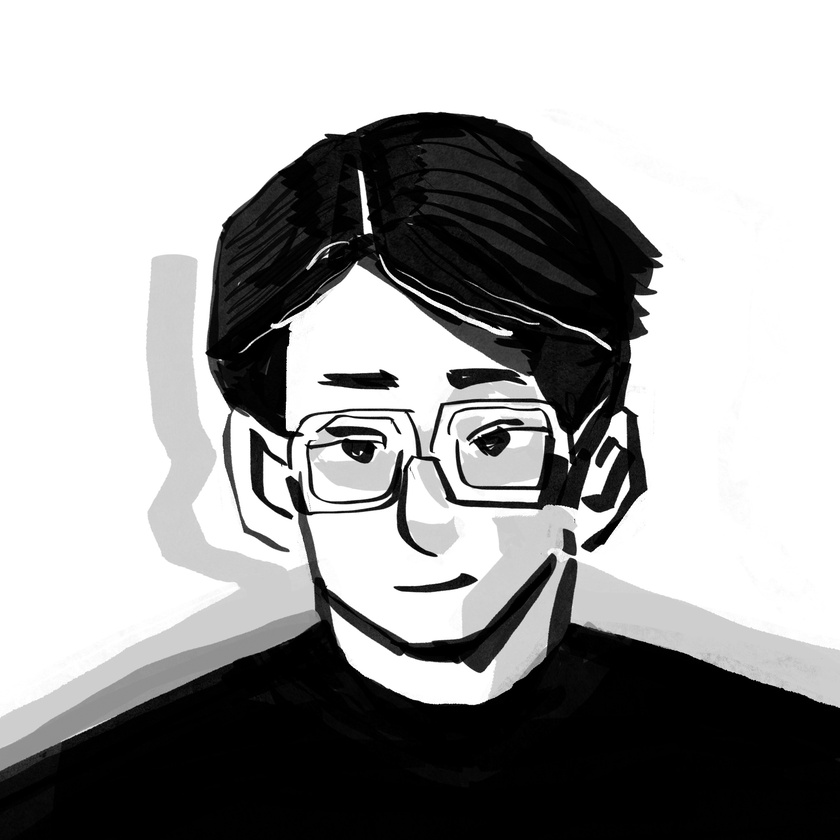
#> input picture images/OpenCV/01.jpg, 840 x 840 px, shrunk from 2048 x 2048 before the run
$ python test.py
#> lines starting #> are read from the running program, lines starting #| are printed output that depends on the picture
import cv2 as cv
img = cv.imread("01.jpg", 0)
#> img is the input picture: shape (840, 840); min 0, max 255, mean 162.2
kernel = cv.getStructuringElement(cv.MORPH_RECT, (5, 5))
dst = cv.dilate(img, kernel)
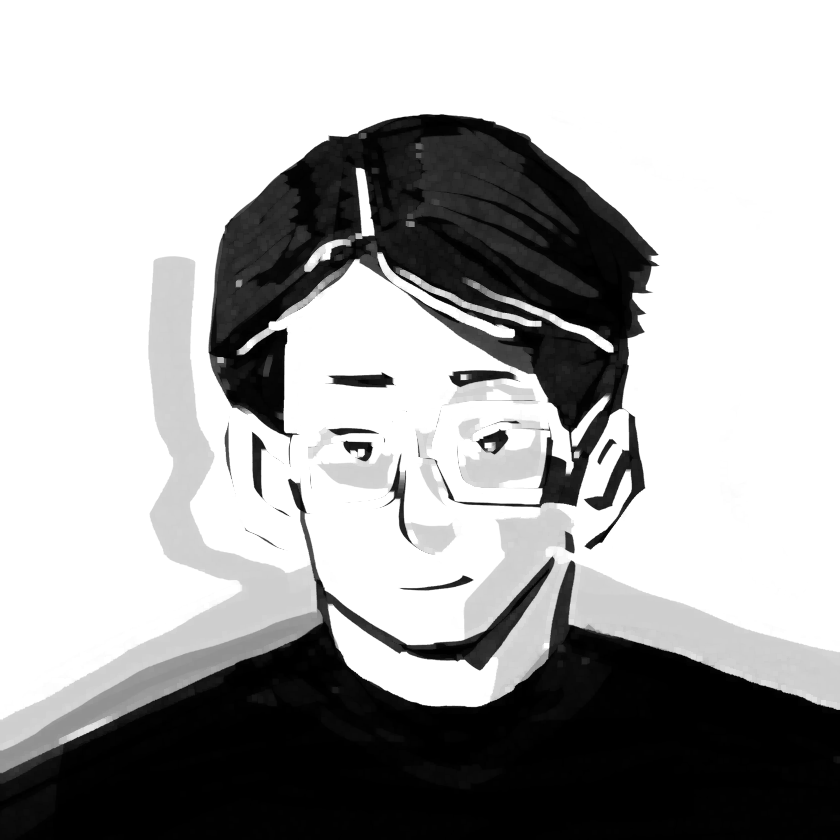
#> dst: shape (840, 840); min 0, max 255, mean 172.2
cv.imshow('src', img)
cv.imshow('dst', dst)
cv.waitKey(0)

$ run again, with images/OpenCV/02.jpg copied over images/OpenCV/01.jpg
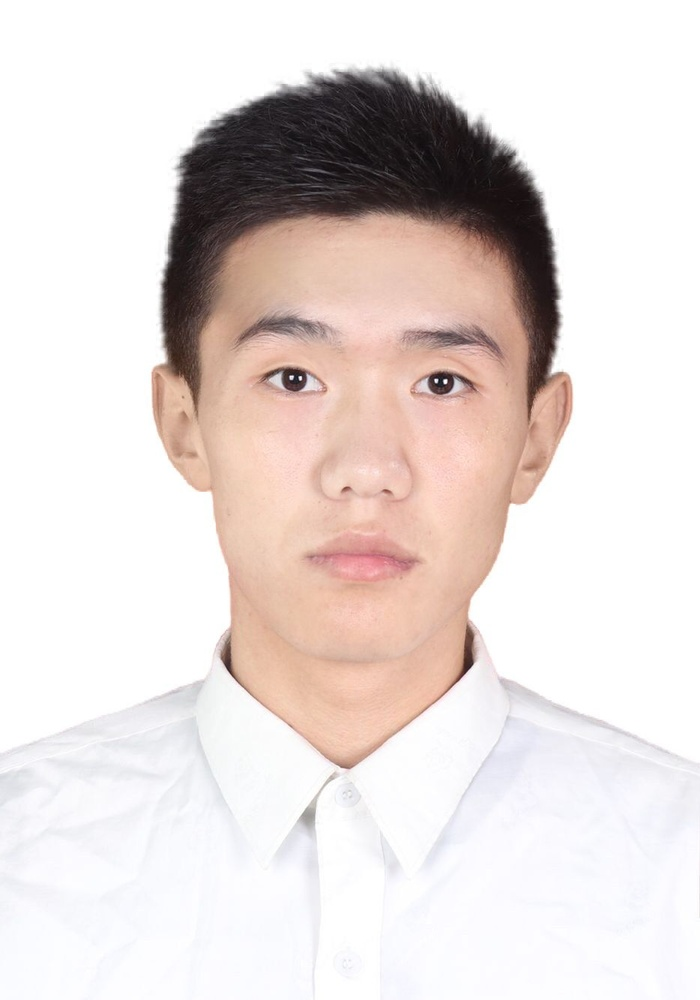
#> input picture images/OpenCV/02.jpg, 700 x 1000 px, shrunk from 934 x 1334 before the run
#> `img = cv.imread("01.jpg", 0)`:
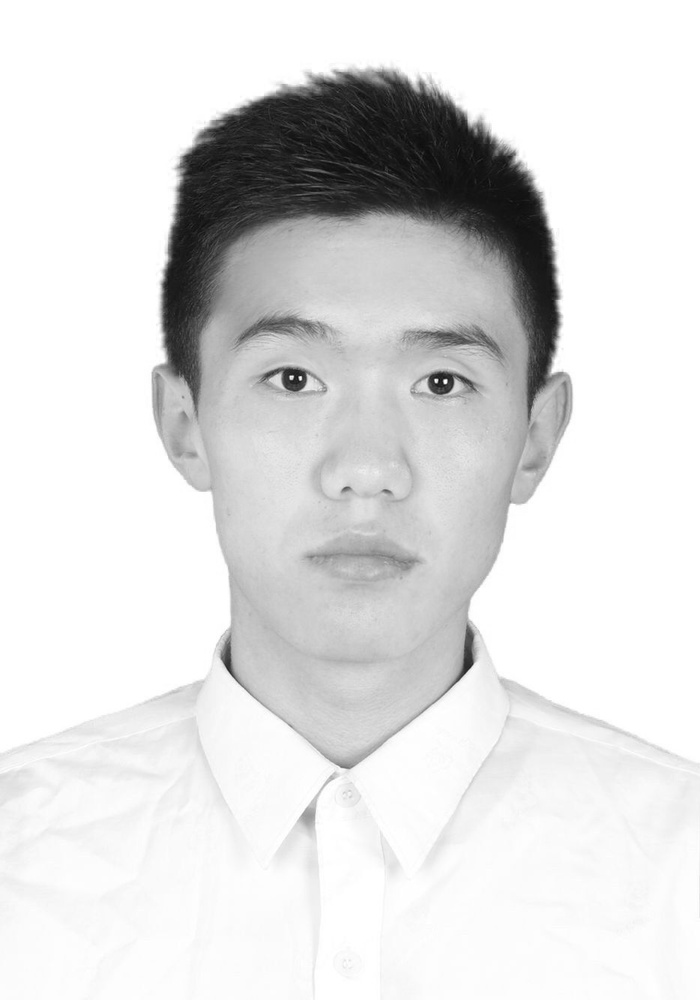
#> img: shape (1000, 700); min 10, max 255, mean 222.5
#> `dst = cv.dilate(img, kernel)`:
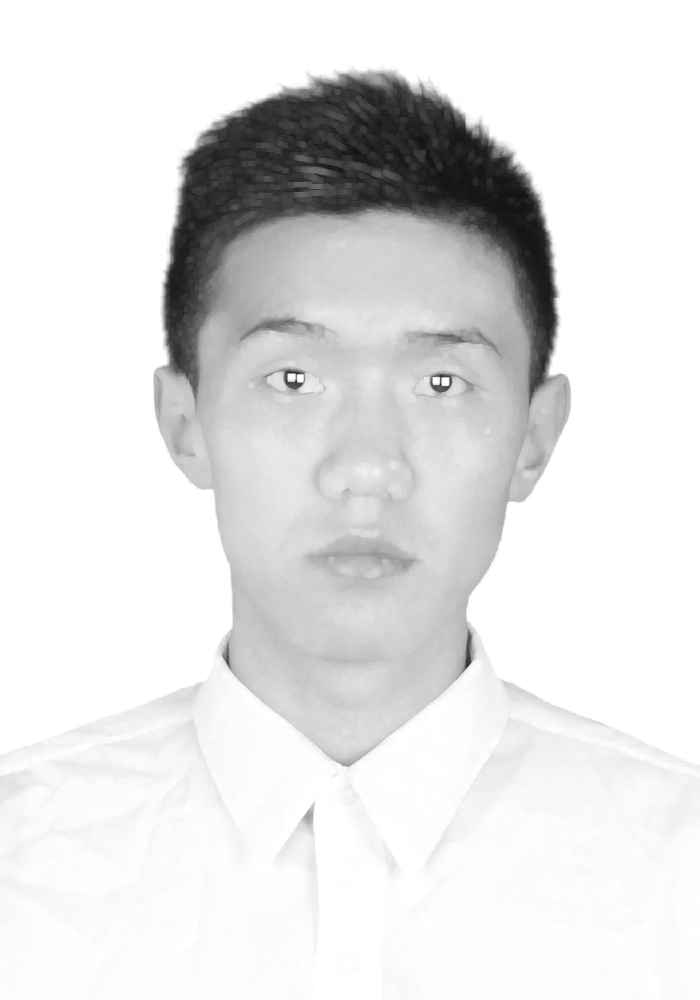
#> dst: shape (1000, 700); min 19, max 255, mean 226.7

$ run again, with images/OpenCV/image-1.png saved as images/OpenCV/01.jpg
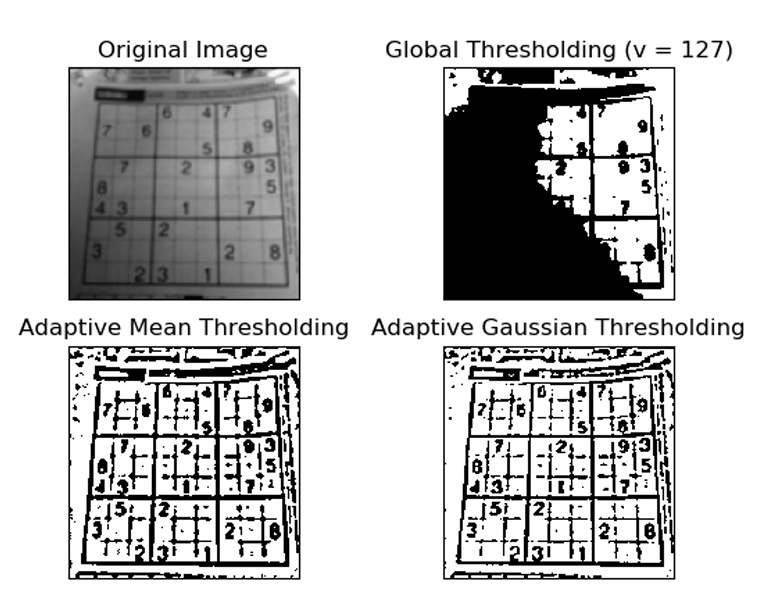
#> input picture images/OpenCV/image-1.png, 766 x 603 px
#> img is the input picture: shape (603, 766); min 0, max 255, mean 196
#> `dst = cv.dilate(img, kernel)`:
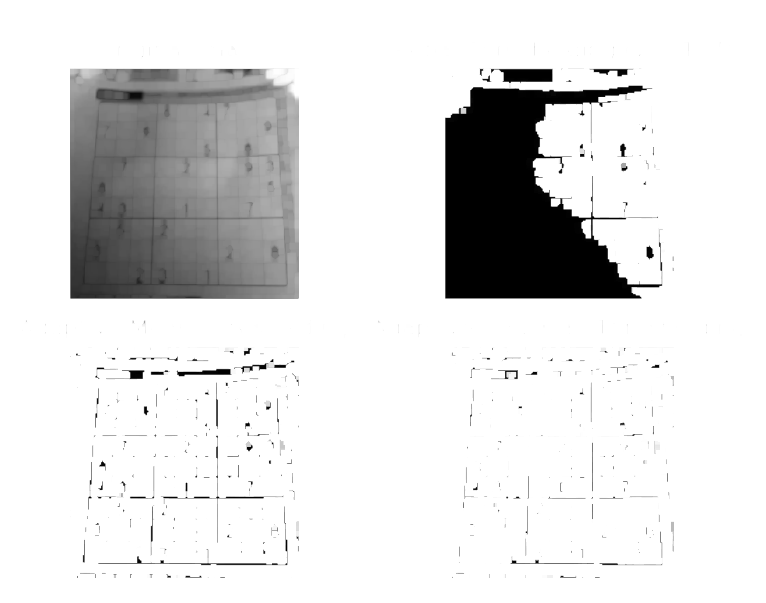
#> dst: shape (603, 766); min 0, max 255, mean 223.7

$ run again, with images/OpenCV/image-10.png saved as images/OpenCV/01.jpg
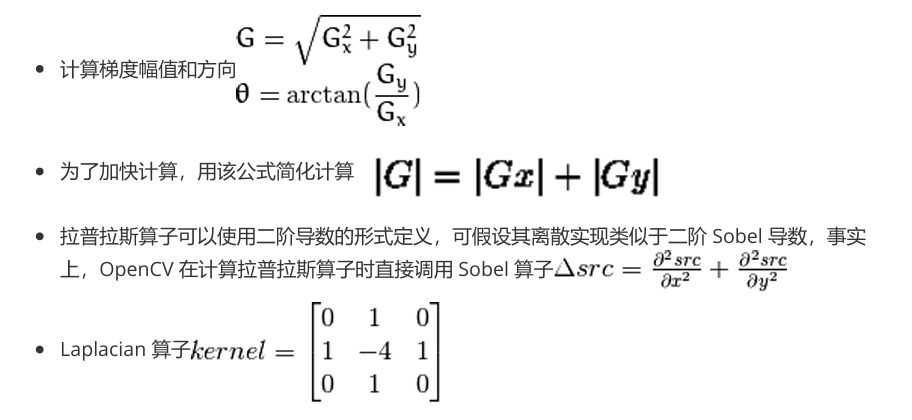
#> input picture images/OpenCV/image-10.png, 912 x 420 px
#> img is the input picture: shape (420, 912); min 0, max 255, mean 244.9
#> `dst = cv.dilate(img, kernel)`:
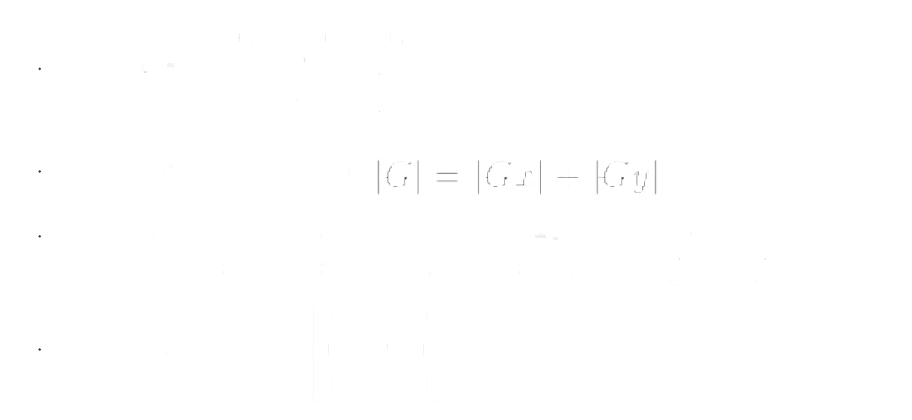
#> dst: shape (420, 912); min 54, max 255, mean 254.8
